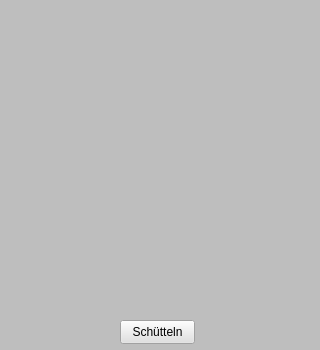
<?xml version="1.0" encoding="UTF-8"?>
<ui version="4.0">
 <class>MainWindow</class>
 <widget class="QMainWindow" name="MainWindow">
  <property name="geometry">
   <rect>
    <x>0</x>
    <y>0</y>
    <width>320</width>
    <height>350</height>
   </rect>
  </property>
  <property name="windowTitle">
   <string>Orakel8</string>
  </property>
  <property name="windowIcon">
   <iconset resource="ressourcen.qrc">
    <normaloff>:/bilder/Kugel8.png</normaloff>:/bilder/Kugel8.png</iconset>
  </property>
  <property name="styleSheet">
   <string notr="true">background-color: rgb(190, 190, 190);</string>
  </property>
  <widget class="QWidget" name="centralwidget">
   <widget class="QPushButton" name="pushButton">
    <property name="geometry">
     <rect>
      <x>120</x>
      <y>320</y>
      <width>75</width>
      <height>24</height>
     </rect>
    </property>
    <property name="styleSheet">
     <string notr="true">background-color: rgb(225, 225, 225);</string>
    </property>
    <property name="text">
     <string>Schütteln</string>
    </property>
   </widget>
   <widget class="QLabel" name="labelBild">
    <property name="enabled">
     <bool>true</bool>
    </property>
    <property name="geometry">
     <rect>
      <x>10</x>
      <y>10</y>
      <width>300</width>
      <height>300</height>
     </rect>
    </property>
    <property name="minimumSize">
     <size>
      <width>300</width>
      <height>300</height>
     </size>
    </property>
    <property name="maximumSize">
     <size>
      <width>300</width>
      <height>300</height>
     </size>
    </property>
    <property name="text">
     <string/>
    </property>
    <property name="alignment">
     <set>Qt::AlignCenter</set>
    </property>
    <property name="wordWrap">
     <bool>true</bool>
    </property>
   </widget>
   <widget class="QLabel" name="labelKugel">
    <property name="geometry">
     <rect>
      <x>100</x>
      <y>100</y>
      <width>120</width>
      <height>120</height>
     </rect>
    </property>
    <property name="minimumSize">
     <size>
      <width>120</width>
      <height>120</height>
     </size>
    </property>
    <property name="maximumSize">
     <size>
      <width>120</width>
      <height>120</height>
     </size>
    </property>
    <property name="font">
     <font>
      <family>Bahnschrift</family>
      <pointsize>12</pointsize>
     </font>
    </property>
    <property name="styleSheet">
     <string notr="true">background-color: transparent;</string>
    </property>
    <property name="text">
     <string/>
    </property>
    <property name="alignment">
     <set>Qt::AlignCenter</set>
    </property>
    <property name="wordWrap">
     <bool>true</bool>
    </property>
   </widget>
   <zorder>labelBild</zorder>
   <zorder>pushButton</zorder>
   <zorder>labelKugel</zorder>
  </widget>
 </widget>
 <resources>
  <include location="ressourcen.qrc"/>
 </resources>
 <connections/>
</ui>
